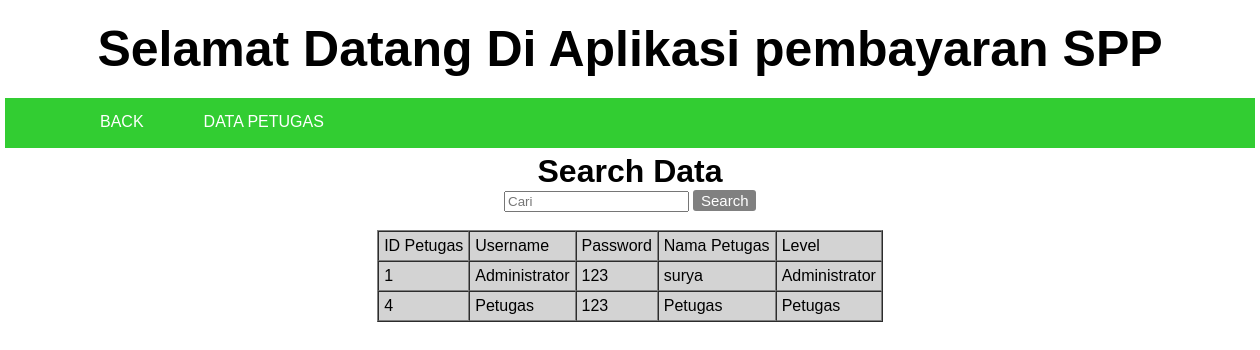
/search_petugas.php (signed in), run on the app's committed database.
### tables this page shows
CREATE TABLE IF NOT EXISTS `petugas` (
`id_petugas` int(11) NOT NULL,
  `username` varchar(20) NOT NULL,
  `password` varchar(20) NOT NULL,
  `nama_petugas` varchar(20) NOT NULL,
  `level` enum('Administrator','Petugas') NOT NULL
);

### search_petugas.php (the view, shortened to what this page needs)
<?php
require("koneksi.php");
?>
<!DOCTYPE html>
<html>
<head>
</head>
<body>
<h1 id="judul">Selamat Datang Di Aplikasi pembayaran SPP</h1>
<div class="header">
	<div class="header-list">
	   <ul>
		  <li><a href="petugas.php">BACK</a></li>
		  <li><a href="tambah_petugas.php">DATA PETUGAS</a></li>
	   </ul>
    </div>
</div>
<div class="container">
<center>
<h1>Search Data</h1>
<form method="POST">
<input type="text" name="nt" placeholder="Cari">
<input type="submit" name="submit" value="Search" class="search">
</form>
<br>
<div class="databes">
<table border="1" cellpadding="5" cellspacing="0" bgcolor='#D3D3D3'>
	<tr>
		<td>ID Petugas</td>
		<td>Username</td>
		<td>Password</td>
		<td>Nama Petugas</td>
		<td>Level</td>
	</tr>
	    <?php
	        if(!ISSET($_POST['submit'])){
	        	$sql = "SELECT * FROM petugas";
	        	$query = mysqli_query($conn, $sql);
	        	while ($row = mysqli_fetch_array($query)) {
	            ?>
	            <tr>
	            	<td><?php echo $row['id_petugas']; ?> </td>
	            	<td><?php echo $row['username']; ?> </td>
	            	<td><?php echo $row['password']; ?> </td>
	            	<td><?php echo $row['nama_petugas']; ?> </td>
	            	<td><?php echo $row['level']; ?> </td>
	            </tr>
	            <?php
	        	}
	        }
	        ?>
	    </div>
</center>
</div>
</body>
</html>

### search_petugas.php (style rules this page uses)
* { margin:0px auto; }
body { font-family: arial; background-color: white; height: 1625px; }
a { text-decoration: none; }
li { list-style: none; }
#judul { font-style: bold; text-align: center; font-size: 50px; margin-top: 20px; }
.header { background-color:#32CD32; width: 1200px; padding:25px; margin-top: 20px; }
.header-list li { float: left; padding: 0 10px; margin-top: -10px; }
.header-list a { color: white; padding: 20px; }
.container { width: 1250px; height: 1200px; margin-top: 5px; }
.search { background-color: grey; color: white; font-size: 15px; width: 5%; border: none; border-radius: 3px; padding: 2px; }

### data on the page
petugas: id_petugas "1", username "Administrator", password "123", nama_petugas "surya", level "Administrator"
petugas: id_petugas "4", username "Petugas", password "123", nama_petugas "Petugas", level "Petugas"
